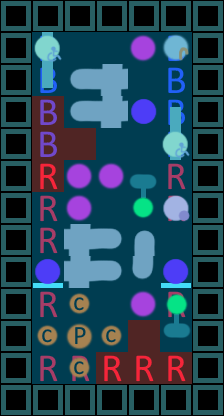

This is a level from a 2D game, rendered from its Tiled map with the project's own tilesets. A one-line summary and the complete map file follow:
An orthogonal 7x13 tile map with 32x32 px tiles, 3 tile layers (bus, people, areas), 3 hidden layers not drawn.

<map version="1.2" tiledversion="1.3.4" orientation="orthogonal" renderorder="right-down" width="7" height="13" tilewidth="32" tileheight="32" infinite="0" nextlayerid="9" nextobjectid="1">
 <tileset firstgid="1" source="rough sprites for level design.tsx" />
 <layer id="1" name="bus" width="7" height="13" locked="1">
  <data encoding="csv">
4,4,4,4,4,4,4,
4,1,0,0,0,1,4,
4,1,0,0,0,1,4,
4,1,0,0,0,1,4,
4,1,0,0,0,1,4,
4,2,0,0,0,2,4,
4,2,0,0,0,2,4,
4,2,0,0,0,0,4,
4,3,0,0,0,3,4,
4,2,0,0,0,2,4,
4,0,0,0,0,0,4,
4,2,2,2,2,2,4,
4,4,4,4,4,4,4
</data>
 </layer>
 <group id="5" name="Unmoveable" visible="0">
  <layer id="6" name="people" width="7" height="13">
   <data encoding="csv">
0,0,0,0,0,0,0,
0,0,0,0,0,0,0,
0,0,0,0,0,0,0,
0,0,0,0,0,0,0,
0,7,0,0,0,0,0,
0,0,0,0,0,0,0,
0,0,0,0,0,0,0,
0,0,0,0,0,0,0,
0,0,0,0,0,0,0,
0,0,0,0,0,0,0,
0,0,0,0,0,0,0,
0,0,0,0,7,0,0,
0,0,0,0,0,0,0
</data>
  </layer>
  <layer id="7" name="distancing" width="7" height="13">
   <data encoding="csv">
0,0,0,0,0,0,0,
0,0,0,0,0,0,0,
0,0,0,0,0,0,0,
0,9,0,0,0,0,0,
0,0,9,0,0,0,0,
0,9,0,0,0,0,0,
0,0,0,0,0,0,0,
0,0,0,0,0,0,0,
0,0,0,0,0,0,0,
0,0,0,0,0,0,0,
0,0,0,0,9,0,0,
0,0,0,9,0,9,0,
0,0,0,0,0,0,0
</data>
  </layer>
 </group>
 <group id="4" name="Moveable">
  <layer id="2" name="people" width="7" height="13">
   <data encoding="csv">
0,0,0,0,0,0,0,
0,16,0,0,7,5,0,
0,24,29,30,0,0,0,
0,0,29,30,21,8,0,
0,0,0,0,0,16,0,
0,0,7,7,17,0,0,
0,0,7,0,25,6,0,
0,0,30,31,22,0,0,
0,21,30,31,32,21,0,
0,0,12,0,7,27,0,
0,12,11,12,0,19,0,
0,0,12,0,0,0,0,
0,0,0,0,0,0,0
</data>
  </layer>
  <layer id="3" name="distancing" width="7" height="13" visible="0">
   <data encoding="csv">
0,0,0,0,0,0,0,
0,0,10,10,0,0,0,
0,10,0,0,10,10,0,
0,0,0,10,0,10,0,
0,0,10,10,10,0,0,
0,10,0,0,10,10,0,
0,10,0,10,0,0,0,
0,10,10,0,0,10,0,
0,0,10,0,10,0,0,
0,10,0,10,0,0,0,
0,0,0,0,10,10,0,
0,10,0,10,0,0,0,
0,0,0,0,0,0,0
</data>
  </layer>
 </group>
 <layer id="8" name="areas" width="7" height="13">
  <data encoding="csv">
0,0,0,0,0,0,0,
0,33,33,33,33,33,0,
0,33,33,33,33,33,0,
0,34,33,33,33,33,0,
0,34,34,33,33,33,0,
0,34,33,33,33,33,0,
0,33,33,33,33,33,0,
0,33,33,33,33,33,0,
0,33,33,33,33,33,0,
0,33,33,33,33,33,0,
0,33,33,33,34,33,0,
0,33,33,34,34,34,0,
0,0,0,0,0,0,0
</data>
 </layer>
</map>
